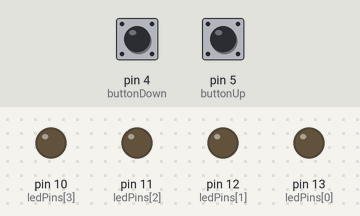
Simulated run of this sketch. Board: Arduino Uno, built with avr-gcc and run on an emulated ATmega328P. Parts: output pins drawn as LEDs (lit = HIGH). Inputs (shaded band) come from the test bench; at power-on: pin 5 (buttonUp) HIGH, pin 4 (buttonDown) HIGH.

Above: at 1.2 s.
1.3 s: pin 5 (buttonUp) pulled LOW for 0.15 s
At 2.3 s:
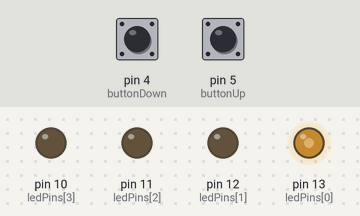
3.0 s: pin 4 (buttonDown) pulled LOW for 0.15 s
At 3.13 s:
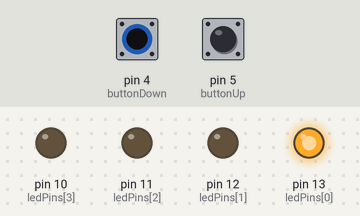
4.7 s: pin 5 (buttonUp) pulled LOW for 1 s
At 6.7 s:
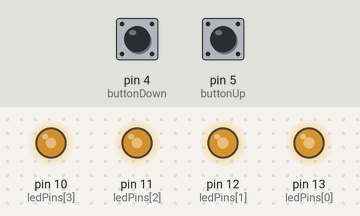
7.2 s: pin 4 (buttonDown) pulled LOW for 1 s
At 7.5 s:
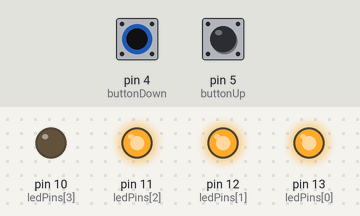
10.2 s: pin 5 (buttonUp) pulled LOW for 3.2 s
At 11.7 s:
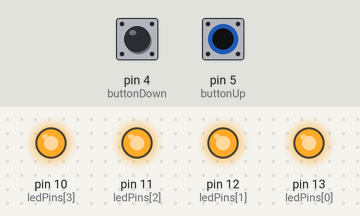
14.9 s: pin 4 (buttonDown) pulled LOW for 0.15 s
At 16.3 s:
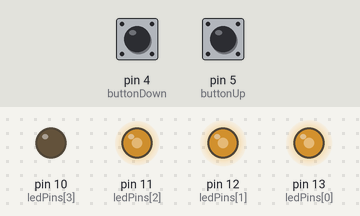
Timing chart, 0 to 17.6 s (numbered marks = the images above; inputs shaded):
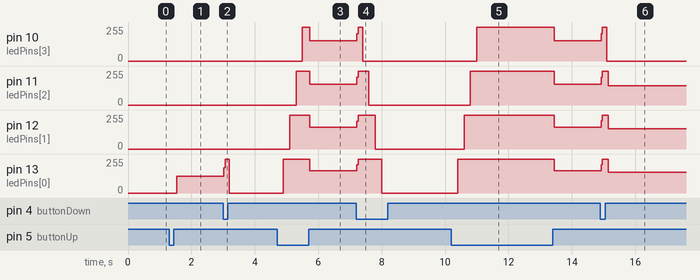

The sketch:

atv1.ino
```cpp
// 1 - Faça um sistema com dois botões e três leds,
// o primeiro deve aumentar a quantidade de leds acesos
// e o segundo deve diminuir a quantidade de leds acesos.

const int ledPins[] = {13, 12, 11, 10}; // 4 LEDs
const int buttonUp = 5;
const int buttonDown = 4;
int count = 0;  // Tracks active LEDs

void setup() {
  for (int i = 0; i < 4; i++) { // Fix LED count
    pinMode(ledPins[i], OUTPUT);
  }
  pinMode(buttonUp, INPUT_PULLUP);
  pinMode(buttonDown, INPUT_PULLUP);
}

void loop() {
  bool btn1 = digitalRead(buttonUp) == LOW; // Button pressed
  bool btn2 = digitalRead(buttonDown) == LOW;

  // Turn OFF all LEDs first
  for (int i = 0; i < 4; i++) {
    digitalWrite(ledPins[i], LOW);
  }

  // Turn ON only required LEDs
  for (int i = 0; i < count; i++) {
    digitalWrite(ledPins[i], HIGH);
  }

  // Button press logic with debounce
  if (btn1) {
    delay(200); // Debounce delay
    if (count < 4) { count++; } // Correct max limit
  }

  if (btn2) {
    delay(200); // Debounce delay
    if (count > 0) { count--; }
  }
}
```

Measured:
- after the input at 1.3 s, pin 13 (ledPins[0]): 0/255 → 127/255 after 0.24 s
- after the input at 3.0 s, pin 13 (ledPins[0]): 127/255 → 255/255 at once, → 0/255 0.18 s later
- after the input at 4.7 s, pin 10 (ledPins[3]): 0/255 → 255/255 after 0.80 s, → 152/255 0.24 s later; pin 11 (ledPins[2]): 0/255 → 255/255 after 0.60 s, → 157/255 0.44 s later; pin 12 (ledPins[1]): 0/255 → 255/255 after 0.40 s, → 162/255 0.64 s later; pin 13 (ledPins[0]): 0/255 → 255/255 after 0.20 s, → 167/255 0.84 s later
- after the input at 7.2 s, pin 10 (ledPins[3]): 152/255 → 255/255 at once, → 0/255 0.18 s later; pin 11 (ledPins[2]): 157/255 → 255/255 at once, → 0/255 0.38 s later; pin 12 (ledPins[1]): 162/255 → 255/255 at once, → 0/255 0.58 s later; pin 13 (ledPins[0]): 167/255 → 255/255 at once, → 0/255 0.78 s later
- after the input at 10.2 s, pin 10 (ledPins[3]): 0/255 → 255/255 after 0.80 s, → 152/255 2.4 s later; pin 11 (ledPins[2]): 0/255 → 255/255 after 0.60 s, → 157/255 2.6 s later; pin 12 (ledPins[1]): 0/255 → 255/255 after 0.40 s, → 162/255 2.8 s later; pin 13 (ledPins[0]): 0/255 → 255/255 after 0.20 s, → 167/255 3.0 s later
- after the input at 14.9 s, pin 10 (ledPins[3]): 152/255 → 255/255 at once, → 0/255 0.18 s later; pin 11 (ledPins[2]): 157/255 → 255/255 at once, → 145/255 0.22 s later; pin 12 (ledPins[1]): 162/255 → 255/255 at once, → 151/255 0.22 s later; pin 13 (ledPins[0]): 167/255 → 255/255 at once, → 157/255 0.22 s later
